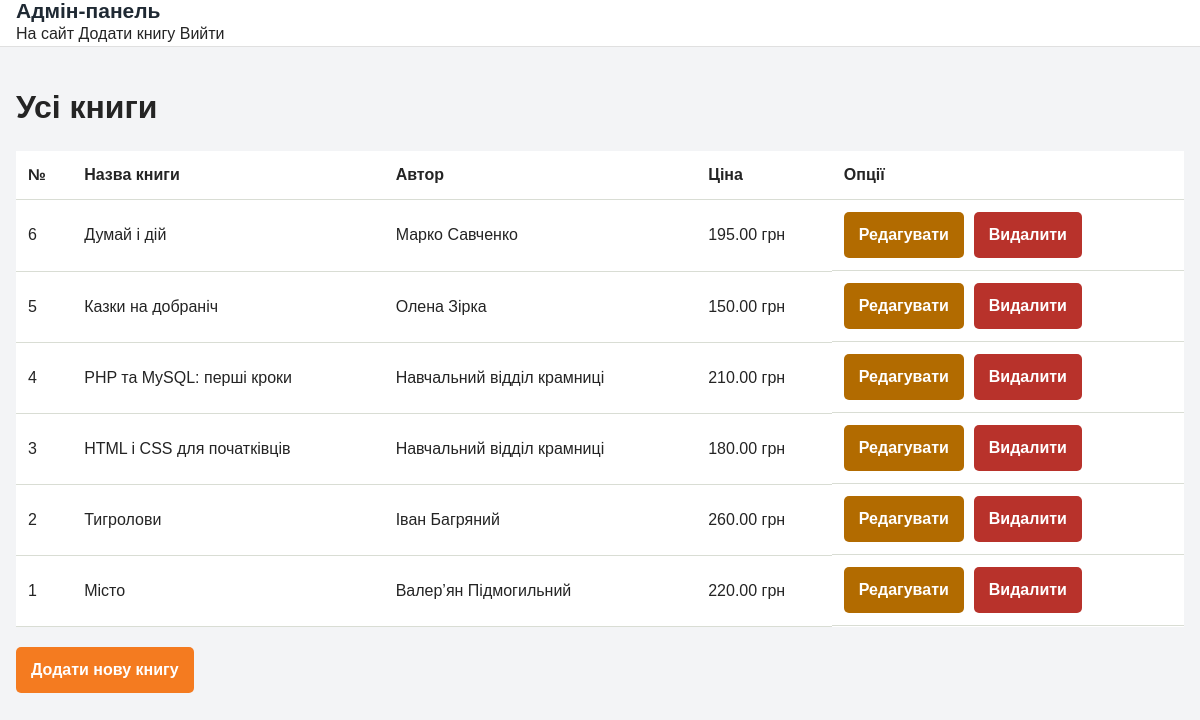
Before: /admin/index.php (signed in) with the older database file.
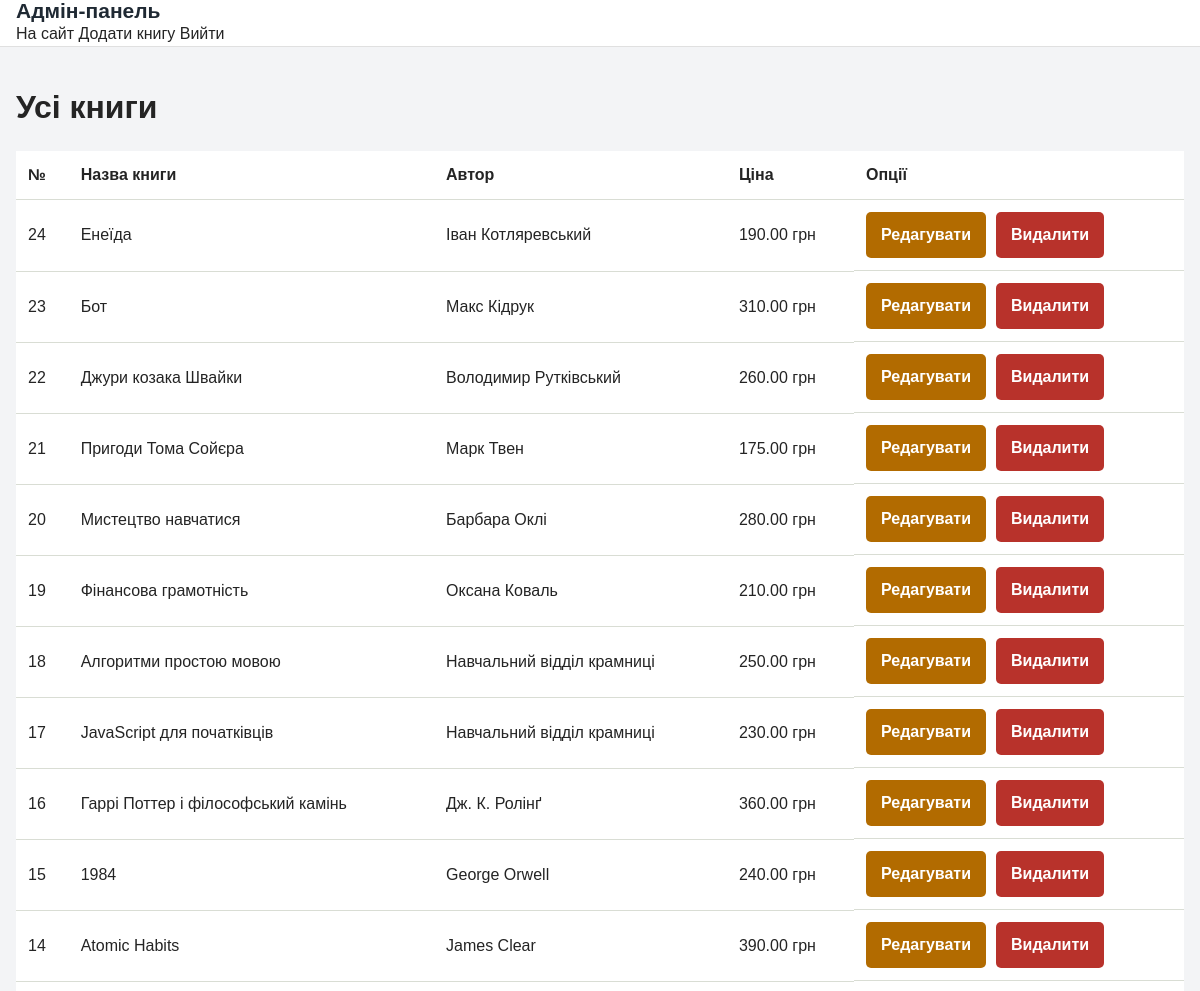
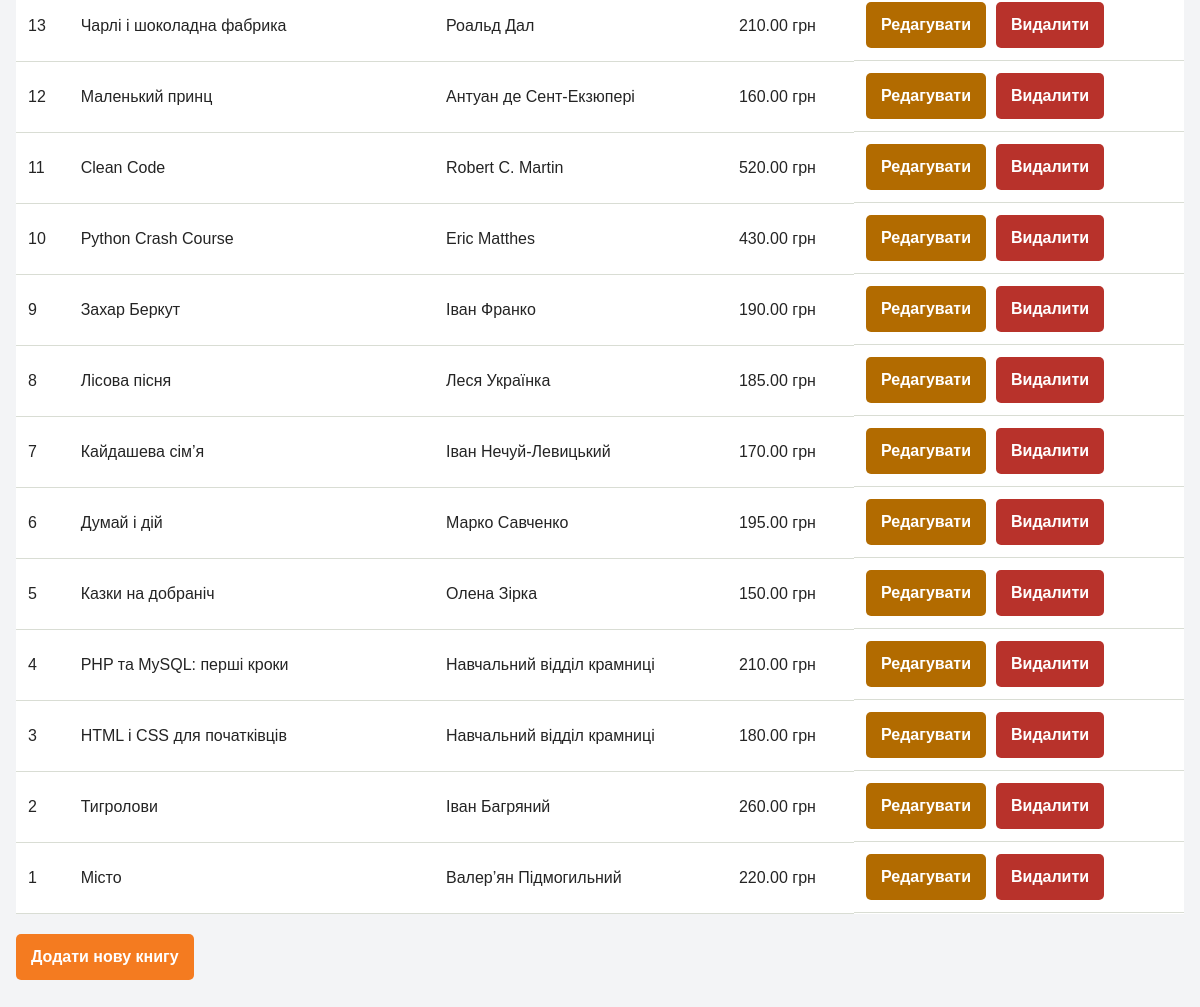
After: the same page with the newer database file (2 pictures, top to bottom).
### tables this page shows
CREATE TABLE `books` (
  `id` int(11) NOT NULL,
  `title` varchar(255) NOT NULL,
  `author` varchar(150) NOT NULL,
  `description` text NOT NULL,
  `price` decimal(10,2) NOT NULL,
  `image` text NOT NULL,
  `original_language` varchar(80) NOT NULL DEFAULT '',
  `ukrainian_translation` varchar(150) NOT NULL DEFAULT '',
  `publisher` varchar(150) NOT NULL DEFAULT '',
  `published_at` date DEFAULT NULL,
  `pages` int(11) NOT NULL DEFAULT 0,
  `isbn` varchar(40) NOT NULL DEFAULT '',
  `created_at` date NOT NULL,
  `category_id` int(11) NOT NULL
);

### function.php (called while the page is built, shortened)
<?php
    include_once 'conf.php';
    function get_books($search = '', $limit = null, $offset = 0) {
        global $conn;
        $search = trim($search);
        $sql = "SELECT books.*, categories.title AS category_title
                FROM books
                LEFT JOIN categories ON books.category_id = categories.id";
        $sql .= " ORDER BY books.id DESC";
        $result = mysqli_query($conn, $sql);
        return mysqli_fetch_all($result, MYSQLI_ASSOC);
    }

### admin/index.php (the view, shortened to what this page needs)
<?php
    include_once '../function.php';
?>
<!doctype html>
<html lang="uk">
<head>
    <link rel="stylesheet" href="../css/main.css">
</head>
<body>
<header class="site-header">
    <div class="container header-inner">
        <a class="logo" href="index.php">Адмін-панель</a>
        <nav class="menu">
            <a href="../index.php">На сайт</a>
            <a href="add-book.php">Додати книгу</a>
            <a href="logout.php">Вийти</a>
        </nav>
    </div>
</header>
<main class="container content-page">
    <h1>Усі книги</h1>
    <?php $books = get_books(); ?>
    <table class="table">
        <thead>
        <tr>
            <th>№</th>
            <th>Назва книги</th>
            <th>Автор</th>
            <th>Ціна</th>
            <th>Опції</th>
        </tr>
        </thead>
        <tbody>
        <?php foreach ($books as $book): ?>
            <tr>
                <td><?= $book['id']; ?></td>
                <td><?= htmlspecialchars($book['title']); ?></td>
                <td><?= htmlspecialchars($book['author']); ?></td>
                <td><?= number_format($book['price'], 2, '.', ' '); ?> грн</td>
                <td class="admin-actions">
                    <a class="btn btn-warning" href="edit-book.php?book_id=<?= $book['id']; ?>">Редагувати</a>
                    <a class="btn btn-danger js-delete-link" href="delete-book.php?book_id=<?= $book['id']; ?>">Видалити</a>
                </td>
            </tr>
        <?php endforeach; ?>
        </tbody>
    </table>
    <a class="btn" href="add-book.php">Додати нову книгу</a>
</main>
</body>
</html>

### css/main.css (style rules this page uses)
* { box-sizing: border-box; }
body { margin: 0; color: #242424; font-family: Arial, sans-serif; background: #f3f4f6; line-height: 1.5; }
a { color: inherit; text-decoration: none; }
.container { width: min(1180px, calc(100% - 32px)); margin: 0 auto; }
.site-header { background: #fff; border-bottom: 1px solid #e0e0e0; }
.logo { display: flex; align-items: center; gap: 12px; color: #1f2933; font-size: 21px; font-weight: 700; line-height: 1.05; }
.search-form button, .btn { border: 0; color: #fff; background: #f47b20; font: inherit; font-weight: 700; cursor: pointer; }
.section-heading h2, .content-page h1 { margin: 0; }
.content-page { padding: 36px 0 48px; }
.btn { display: inline-block; border-radius: 5px; padding: 11px 15px; }
.btn-danger { background: #b8322b; }
.btn-warning { background: #b26b00; }
.table { width: 100%; border-collapse: collapse; margin: 20px 0; background: #fff; }
.table th, .table td { border-bottom: 1px solid #d9ddd4; padding: 12px; text-align: left; }
.admin-actions { display: flex; flex-wrap: wrap; gap: 10px; }

Changed rows visible on the page:
added books: id "24", title "Енеїда", author "Іван Котляревський", price "190.00"
added books: id "23", title "Бот", author "Макс Кідрук", price "310.00"
added books: id "22", title "Джури козака Швайки", author "Володимир Рутківський", price "260.00"
added books: id "21", title "Пригоди Тома Сойєра", author "Марк Твен", price "175.00"
added books: id "20", title "Мистецтво навчатися", author "Барбара Оклі", price "280.00"
added books: id "19", title "Фінансова грамотність", author "Оксана Коваль", price "210.00"
added books: id "18", title "Алгоритми простою мовою", author "Навчальний відділ крамниці", price "250.00"
added books: id "17", title "JavaScript для початківців", author "Навчальний відділ крамниці", price "230.00"
added books: id "16", title "Гаррі Поттер і філософський камінь", author "Дж. К. Ролінґ", price "360.00"
added books: id "15", title "1984", author "George Orwell", price "240.00"
added books: id "14", title "Atomic Habits", author "James Clear", price "390.00"
added books: id "13", title "Чарлі і шоколадна фабрика", author "Роальд Дал", price "210.00"
added books: id "12", title "Маленький принц", author "Антуан де Сент-Екзюпері", price "160.00"
added books: id "11", title "Clean Code", author "Robert C. Martin", price "520.00"
added books: id "10", title "Python Crash Course", author "Eric Matthes", price "430.00"
added books: id "9", title "Захар Беркут", author "Іван Франко", price "190.00"
added books: id "8", title "Лісова пісня", author "Леся Українка", price "185.00"
added books: id "7", title "Кайдашева сім’я", author "Іван Нечуй-Левицький", price "170.00"
